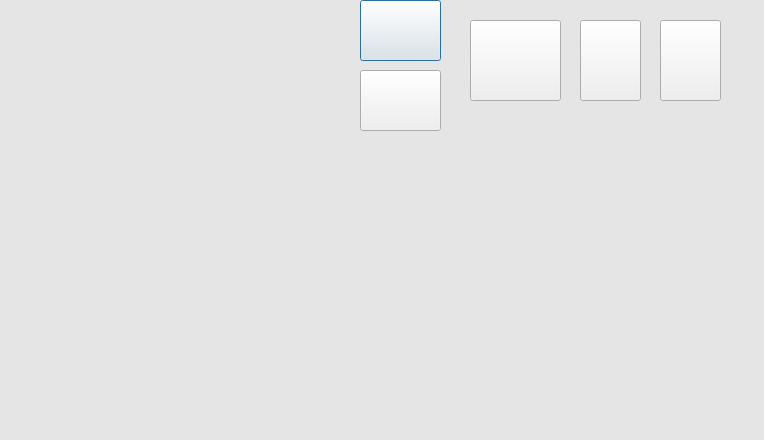
<?xml version="1.0" encoding="UTF-8"?>
<ui version="4.0">
 <class>Dialog</class>
 <widget class="QDialog" name="Dialog">
  <property name="geometry">
   <rect>
    <x>0</x>
    <y>0</y>
    <width>764</width>
    <height>440</height>
   </rect>
  </property>
  <property name="windowTitle">
   <string>Dialog</string>
  </property>
  <widget class="QGroupBox" name="Ensemble_bataille">
   <property name="geometry">
    <rect>
     <x>-40</x>
     <y>-30</y>
     <width>841</width>
     <height>471</height>
    </rect>
   </property>
   <property name="title">
    <string/>
   </property>
   <widget class="QLabel" name="Arene">
    <property name="geometry">
     <rect>
      <x>40</x>
      <y>20</y>
      <width>821</width>
      <height>451</height>
     </rect>
    </property>
    <property name="text">
     <string/>
    </property>
    <property name="pixmap">
     <pixmap>../Images_interface/Arene.png</pixmap>
    </property>
    <property name="scaledContents">
     <bool>true</bool>
    </property>
   </widget>
   <widget class="QLabel" name="Arriere">
    <property name="geometry">
     <rect>
      <x>30</x>
      <y>-50</y>
      <width>851</width>
      <height>531</height>
     </rect>
    </property>
    <property name="styleSheet">
     <string notr="true">background-color: rgb(229, 229, 229);</string>
    </property>
    <property name="text">
     <string/>
    </property>
   </widget>
   <widget class="QLabel" name="Hopital_1">
    <property name="geometry">
     <rect>
      <x>150</x>
      <y>360</y>
      <width>91</width>
      <height>101</height>
     </rect>
    </property>
    <property name="text">
     <string/>
    </property>
    <property name="pixmap">
     <pixmap>../Images_interface/Hopital.webp</pixmap>
    </property>
    <property name="scaledContents">
     <bool>true</bool>
    </property>
   </widget>
   <widget class="QLabel" name="Hopital_2">
    <property name="geometry">
     <rect>
      <x>360</x>
      <y>360</y>
      <width>91</width>
      <height>101</height>
     </rect>
    </property>
    <property name="text">
     <string/>
    </property>
    <property name="pixmap">
     <pixmap>../Images_interface/Hopital.webp</pixmap>
    </property>
    <property name="scaledContents">
     <bool>true</bool>
    </property>
   </widget>
   <widget class="QLabel" name="Hopital_3">
    <property name="geometry">
     <rect>
      <x>570</x>
      <y>360</y>
      <width>91</width>
      <height>101</height>
     </rect>
    </property>
    <property name="text">
     <string/>
    </property>
    <property name="pixmap">
     <pixmap>../Images_interface/Hopital.webp</pixmap>
    </property>
    <property name="scaledContents">
     <bool>true</bool>
    </property>
   </widget>
   <widget class="QLabel" name="Pokemon_KO_1">
    <property name="geometry">
     <rect>
      <x>250</x>
      <y>350</y>
      <width>101</width>
      <height>101</height>
     </rect>
    </property>
    <property name="text">
     <string/>
    </property>
    <property name="scaledContents">
     <bool>true</bool>
    </property>
   </widget>
   <widget class="QLabel" name="Pokemon_KO_2">
    <property name="geometry">
     <rect>
      <x>460</x>
      <y>350</y>
      <width>101</width>
      <height>101</height>
     </rect>
    </property>
    <property name="text">
     <string/>
    </property>
    <property name="scaledContents">
     <bool>true</bool>
    </property>
   </widget>
   <widget class="QLabel" name="Pokemon_KO_3">
    <property name="geometry">
     <rect>
      <x>670</x>
      <y>350</y>
      <width>101</width>
      <height>101</height>
     </rect>
    </property>
    <property name="text">
     <string/>
    </property>
    <property name="scaledContents">
     <bool>true</bool>
    </property>
   </widget>
   <widget class="QLabel" name="Pokemon_1">
    <property name="geometry">
     <rect>
      <x>60</x>
      <y>40</y>
      <width>101</width>
      <height>101</height>
     </rect>
    </property>
    <property name="text">
     <string/>
    </property>
    <property name="scaledContents">
     <bool>true</bool>
    </property>
   </widget>
   <widget class="QLabel" name="Pokemon_2">
    <property name="geometry">
     <rect>
      <x>160</x>
      <y>40</y>
      <width>101</width>
      <height>101</height>
     </rect>
    </property>
    <property name="text">
     <string/>
    </property>
    <property name="scaledContents">
     <bool>true</bool>
    </property>
   </widget>
   <widget class="QLabel" name="Pokemon_3">
    <property name="geometry">
     <rect>
      <x>270</x>
      <y>40</y>
      <width>101</width>
      <height>101</height>
     </rect>
    </property>
    <property name="text">
     <string/>
    </property>
    <property name="scaledContents">
     <bool>true</bool>
    </property>
   </widget>
   <widget class="QLabel" name="Pokemon_attaquant">
    <property name="geometry">
     <rect>
      <x>240</x>
      <y>230</y>
      <width>111</width>
      <height>101</height>
     </rect>
    </property>
    <property name="text">
     <string/>
    </property>
    <property name="scaledContents">
     <bool>true</bool>
    </property>
   </widget>
   <widget class="QLabel" name="Adversaire">
    <property name="geometry">
     <rect>
      <x>570</x>
      <y>230</y>
      <width>101</width>
      <height>101</height>
     </rect>
    </property>
    <property name="text">
     <string/>
    </property>
    <property name="scaledContents">
     <bool>true</bool>
    </property>
   </widget>
   <widget class="QLabel" name="Joueur">
    <property name="geometry">
     <rect>
      <x>46</x>
      <y>180</y>
      <width>141</width>
      <height>171</height>
     </rect>
    </property>
    <property name="text">
     <string/>
    </property>
    <property name="scaledContents">
     <bool>true</bool>
    </property>
   </widget>
   <widget class="QPushButton" name="Echange">
    <property name="geometry">
     <rect>
      <x>400</x>
      <y>30</y>
      <width>81</width>
      <height>61</height>
     </rect>
    </property>
    <property name="text">
     <string/>
    </property>
    <property name="icon">
     <iconset>
      <normaloff>../Images_interface/Echange.png</normaloff>../Images_interface/Echange.png</iconset>
    </property>
    <property name="iconSize">
     <size>
      <width>80</width>
      <height>80</height>
     </size>
    </property>
   </widget>
   <widget class="QPushButton" name="Neutre">
    <property name="geometry">
     <rect>
      <x>510</x>
      <y>50</y>
      <width>91</width>
      <height>81</height>
     </rect>
    </property>
    <property name="text">
     <string/>
    </property>
    <property name="icon">
     <iconset>
      <normaloff>../Images_interface/Neutre.webp</normaloff>../Images_interface/Neutre.webp</iconset>
    </property>
    <property name="iconSize">
     <size>
      <width>70</width>
      <height>70</height>
     </size>
    </property>
   </widget>
   <widget class="QPushButton" name="Fuir">
    <property name="geometry">
     <rect>
      <x>400</x>
      <y>100</y>
      <width>81</width>
      <height>61</height>
     </rect>
    </property>
    <property name="text">
     <string/>
    </property>
    <property name="icon">
     <iconset>
      <normaloff>../Images_interface/Exit.png</normaloff>../Images_interface/Exit.png</iconset>
    </property>
    <property name="iconSize">
     <size>
      <width>80</width>
      <height>80</height>
     </size>
    </property>
   </widget>
   <widget class="QPushButton" name="Type1">
    <property name="geometry">
     <rect>
      <x>700</x>
      <y>50</y>
      <width>61</width>
      <height>81</height>
     </rect>
    </property>
    <property name="text">
     <string/>
    </property>
    <property name="icon">
     <iconset>
      <normaloff>../Images_interface/Types/Bug.png</normaloff>../Images_interface/Types/Bug.png</iconset>
    </property>
    <property name="iconSize">
     <size>
      <width>100</width>
      <height>75</height>
     </size>
    </property>
   </widget>
   <widget class="QPushButton" name="Type2">
    <property name="geometry">
     <rect>
      <x>620</x>
      <y>50</y>
      <width>61</width>
      <height>81</height>
     </rect>
    </property>
    <property name="text">
     <string/>
    </property>
    <property name="icon">
     <iconset>
      <normaloff>../Images_interface/Types/Fire.png</normaloff>../Images_interface/Types/Fire.png</iconset>
    </property>
    <property name="iconSize">
     <size>
      <width>100</width>
      <height>75</height>
     </size>
    </property>
   </widget>
   <widget class="QLabel" name="PV_adversaire">
    <property name="geometry">
     <rect>
      <x>570</x>
      <y>200</y>
      <width>101</width>
      <height>31</height>
     </rect>
    </property>
    <property name="text">
     <string/>
    </property>
    <property name="alignment">
     <set>Qt::AlignCenter</set>
    </property>
   </widget>
   <widget class="QLabel" name="PV_attaquant">
    <property name="geometry">
     <rect>
      <x>240</x>
      <y>200</y>
      <width>101</width>
      <height>31</height>
     </rect>
    </property>
    <property name="text">
     <string/>
    </property>
    <property name="alignment">
     <set>Qt::AlignCenter</set>
    </property>
   </widget>
   <zorder>Arriere</zorder>
   <zorder>Arene</zorder>
   <zorder>Hopital_1</zorder>
   <zorder>Hopital_2</zorder>
   <zorder>Hopital_3</zorder>
   <zorder>Pokemon_KO_1</zorder>
   <zorder>Pokemon_KO_2</zorder>
   <zorder>Pokemon_KO_3</zorder>
   <zorder>Pokemon_1</zorder>
   <zorder>Pokemon_2</zorder>
   <zorder>Pokemon_3</zorder>
   <zorder>Pokemon_attaquant</zorder>
   <zorder>Adversaire</zorder>
   <zorder>Joueur</zorder>
   <zorder>Echange</zorder>
   <zorder>Neutre</zorder>
   <zorder>Fuir</zorder>
   <zorder>Type1</zorder>
   <zorder>Type2</zorder>
   <zorder>PV_adversaire</zorder>
   <zorder>PV_attaquant</zorder>
  </widget>
 </widget>
 <resources/>
 <connections/>
</ui>
